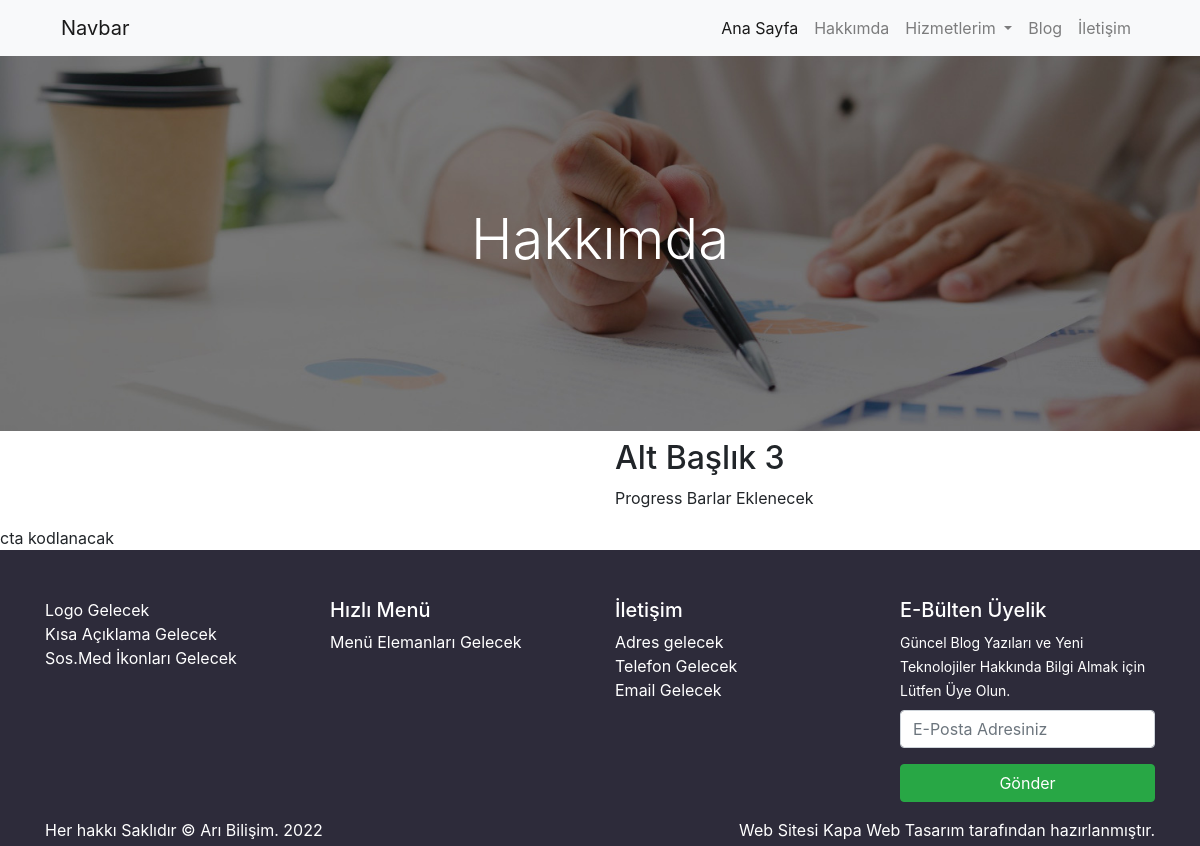
The app's page /hakkimda.php, older data.
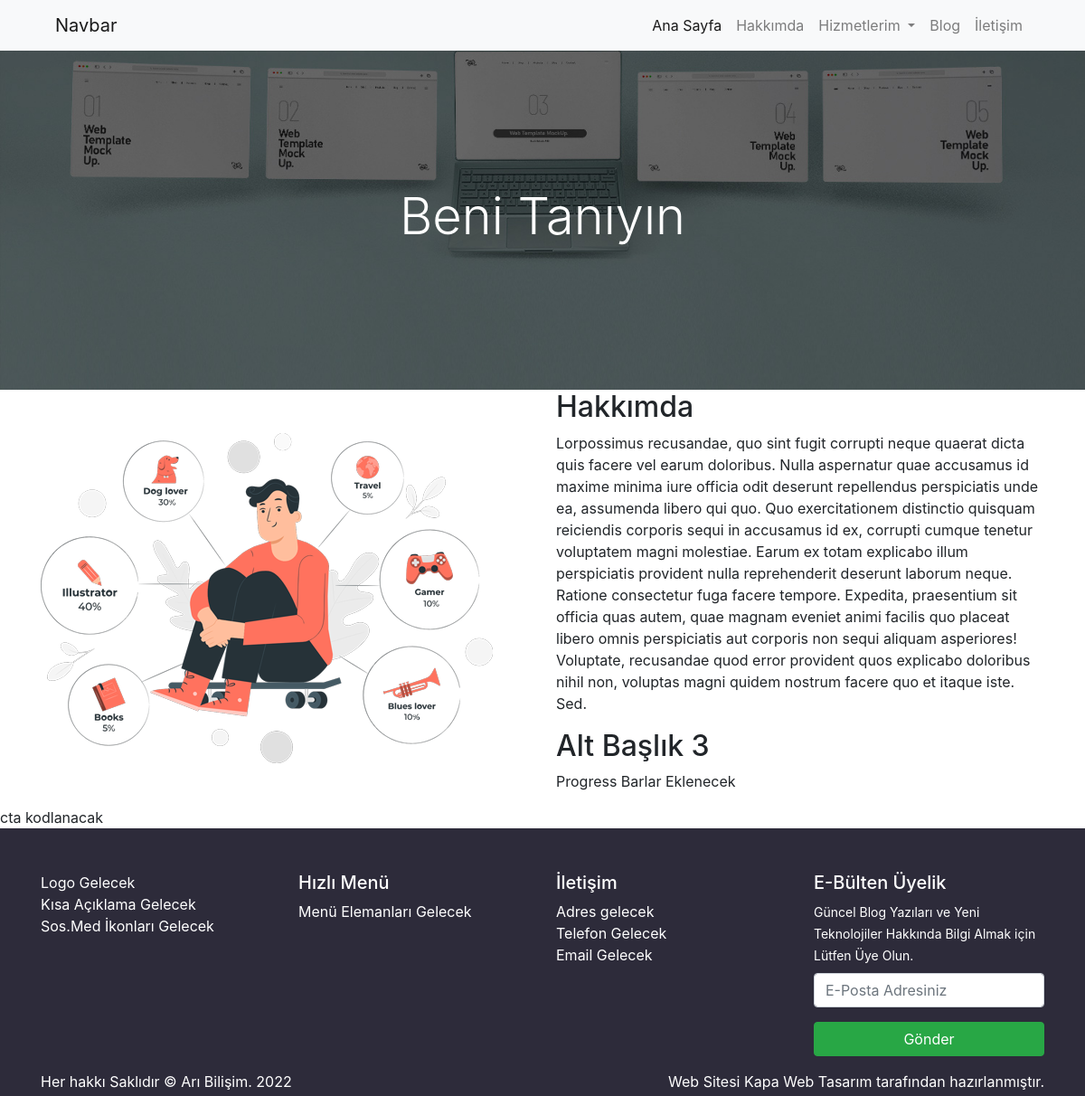
The same page, newer data.
### tables this page shows
CREATE TABLE IF NOT EXISTS `hakkimdabanner` (
  `id` int(11) NOT NULL AUTO_INCREMENT,
  `foto` varchar(150) NOT NULL,
  `baslik` varchar(150) NOT NULL,
  `konum` varchar(50) NOT NULL,
  `tekrar` varchar(50) NOT NULL,
  `size` varchar(50) NOT NULL,
  PRIMARY KEY (`id`)
);

CREATE TABLE IF NOT EXISTS `ayarlar` (
  `id` int(11) NOT NULL AUTO_INCREMENT,
  `adres` varchar(100) NOT NULL,
  `telefon` varchar(15) NOT NULL,
  `email` varchar(100) NOT NULL,
  `harita` text NOT NULL,
  `tanitim` text NOT NULL,
  `logo` varchar(100) NOT NULL,
  `blogbanner` varchar(100) NOT NULL,
  `iletisimbanner` varchar(100) NOT NULL,
  `facebook` varchar(50) NOT NULL,
  `instagram` varchar(50) NOT NULL,
  `twitter` varchar(50) NOT NULL,
  `whatsapp` varchar(100) NOT NULL,
  `analitik` text NOT NULL,
  `konsol` text NOT NULL,
  `piksel` text NOT NULL,
  `copy` varchar(60) NOT NULL,
  PRIMARY KEY (`id`)
);

CREATE TABLE IF NOT EXISTS `hakkimdaicerik` (
  `id` int(11) NOT NULL AUTO_INCREMENT,
  `foto` varchar(150) NOT NULL,
  `altbaslik` varchar(100) NOT NULL,
  `icerik` text NOT NULL,
  PRIMARY KEY (`id`)
);

### hakkimda.php (the view)
<?php
require_once('header.php');
$sorgu_banner = $db->prepare('select * from hakkimdabanner order by id desc limit 1');
$sorgu_banner->execute();
$satir_banner = $sorgu_banner->fetch();
$sorgu_icerik = $db->prepare('select * from hakkimdaicerik order by id desc limit 1');
$sorgu_icerik->execute();
$satir_icerik = $sorgu_icerik->fetch();
?>
<section id="hakkimda" style="background-image:url('<?php echo substr($satir_banner['foto'], 3); ?>'); <?php echo $satir_banner['size']; ?> <?php echo $satir_banner['tekrar'];  ?> <?php echo $satir_banner['konum']; ?>" class="py-15">
    <div class="container">
        <div class="row">
            <div class="col-12 text-center text-white">
                <h1 class="display-4"><?php echo $satir_banner['baslik']; ?></h1>
            </div>
        </div>
    </div>
</section>
<section id="icerik">
    <div class="container">
        <div class="row">
            <div class="col-md-6 my-auto">
                <img src="<?php echo substr($satir_icerik['foto'], 3); ?>">
            </div>
            <div class="col-md-6">
                <div class="row">
                    <div class="col-12">
                        <h2><?php echo $satir_icerik['altbaslik']; ?></h2>
                        <?php echo $satir_icerik['icerik']; ?>
                    </div>
                </div>
                <div class="row">
                    <div class="col-12">
                        <h2>Alt Başlık 3</h2>
                        <p>
                            Progress Barlar Eklenecek
                        </p>
                    </div>
                </div>
            </div>
        </div>
    </div>
</section>
<?php require_once('cta.php'); ?>
<?php require_once('footer.php'); ?>

### header.php (shortened to what this page needs)
<!DOCTYPE html>
<html lang="en">
<head>
    <link rel="stylesheet" href="css/bootstrap.min.css">
    <link rel="stylesheet" href="css/style.css">
</head>
<body>
    <section id="menu" class="bg-light">
        <div class="container">
            <div class="row">
                <div class="col-12">
                    <nav class="navbar navbar-expand-lg navbar-light">
                        <a class="navbar-brand" href="#">Navbar</a>
                        <div class="collapse navbar-collapse" id="navbarNavDropdown">
                            <ul class="navbar-nav ml-auto">
                                <li class="nav-item active">
                                    <a class="nav-link" href="index.php">Ana Sayfa</a>
                                </li>
                                <li class="nav-item">
                                    <a class="nav-link" href="hakkimda.php">Hakkımda</a>
                                </li>
                                <li class="nav-item dropdown">
                                    <a class="nav-link dropdown-toggle" href="#" id="navbarDropdownMenuLink" role="button" data-toggle="dropdown" aria-expanded="false">
                                        Hizmetlerim
                                    </a>
                                </li>
                                <li class="nav-item">
                                    <a class="nav-link" href="blog.php">Blog</a>
                                </li>
                                <li class="nav-item">
                                    <a class="nav-link" href="iletisim.php">İletişim</a>
                                </li>
                            </ul>
                        </div>
                    </nav>
                </div>
            </div>
        </div>
    </section>

### cta.php
cta kodlanacak

### footer.php (shortened to what this page needs)
<section id="footer" class="pt-5 pb-1 text-white">
    <div class="container">
        <div class="row">
            <div class="col-md-3">
                Logo Gelecek <br> Kısa Açıklama Gelecek <br> Sos.Med İkonları Gelecek
            </div>
            <div class="col-md-3">
                <h5>Hızlı Menü</h5>
                Menü Elemanları Gelecek
            </div>
            <div class="col-md-3">
                <h5>İletişim</h5>
                Adres gelecek <br> Telefon Gelecek <br> Email Gelecek
            </div>
            <div class="col-md-3">
                <h5>E-Bülten Üyelik</h5>
                <small>Güncel Blog Yazıları ve Yeni Teknolojiler Hakkında Bilgi Almak için Lütfen Üye Olun.</small>
                <form method="post" class="mt-2">
                    <div class="form-group">
                        <input type="email" name="email" class="form-control" placeholder="E-Posta Adresiniz">
                    </div>
                    <div class="form-group">
                        <input type="submit" value="Gönder" class="btn btn-success w-100">
                    </div>
                </form>
            </div>
        </div>
        <div class="row">
            <div class="col-md-6">
                <?php
                $sorgu_bottom = $db->prepare('select * from ayarlar order by id desc limit 1');
                $sorgu_bottom->execute();
                $satir_bottom = $sorgu_bottom->fetch();
                echo $satir_bottom['copy'].' '.date('Y');
                ?>
            </div>
            <div class="col-md-6 text-right">
                Web Sitesi <a href="#">Kapa Web Tasarım</a> tarafından hazırlanmıştır.
            </div>
        </div>
    </div>
</section>
</body>
</html>

### css/style.css (style rules this page uses)
#footer { background-color: #2d2b3a; }
#footer a { color: #fff; }
.py-15 { padding-top: 150px; padding-bottom: 150px; }

Row changes from the older to the newer data that the page shows:
removed hakkimdabanner: foto (picture), baslik "Hakkımda"
added hakkimdabanner: foto (picture), baslik "Beni Tanıyın"
added hakkimdaicerik: foto (picture), altbaslik "Hakkımda", icerik "Lorpossimus recusandae, quo sint fugit corrupti neque quaerat dicta quis facere vel earum doloribus. Nulla aspernatur quae accusamus id maxime minima iure officia odit deserunt repellendus perspiciatis unde ea, assumenda libero qui quo. Quo exercitationem distinctio quisquam reiciendis corporis sequi in accusamus id ex, corrupti cumque tenetur voluptatem magni molestiae. Earum ex totam explicabo illum perspiciatis provident nulla reprehenderit deserunt laborum neque. Ratione consectetur fuga facere tempore. Expedita, praesentium sit officia quas autem, quae magnam eveniet animi facilis quo placeat libero omnis perspiciatis aut corporis non sequi aliquam asperiores! Voluptate, recusandae…"
